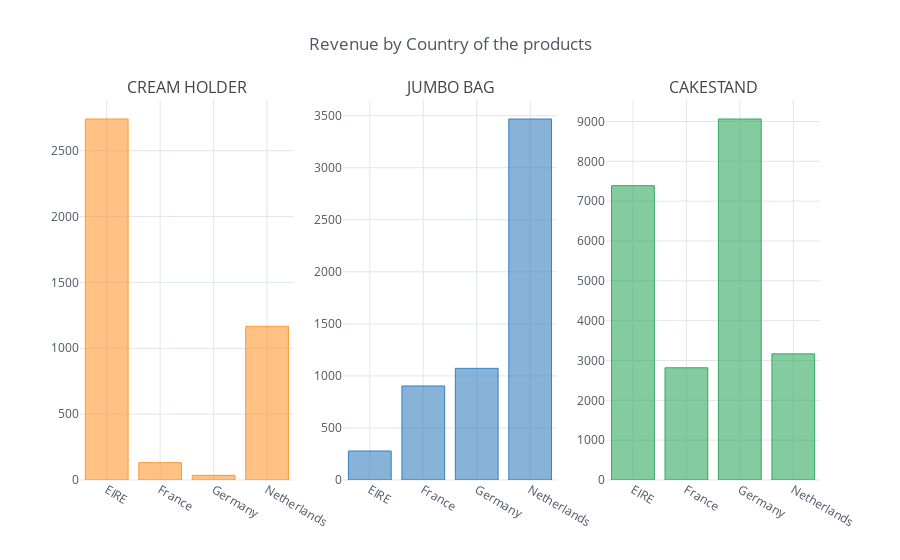

Write notebook code for a chart like this one.
### Code cell
data5.iplot(kind='bar', subplots=True, subplot_titles=['CREAM HOLDER','JUMBO BAG','CAKESTAND'], shape=(1, 3),legend=False, title='Revenue by Country of the products')

### Figure 1 — Plotly figure (JSON) as saved in the notebook; plotly's stock layout.template omitted (floating-point values rounded to 4 significant figures)
{"data": [{"marker": {"color": "rgba(255, 153, 51, 0.6)", "line": {"color": "rgba(255, 153, 51, 1.0)", "width": 1}}, "name": "CREAM HANGING HEART T-LIGHT HOLDER", "orientation": "v", "text": "", "type": "bar", "uid": "6c0a3242-dd95-4b32-8e80-32ccb83950b2", "x": ["EIRE", "France", "Germany", "Netherlands"], "xaxis": "x", "y": [2741.0, 131.8, 35.4, 1167], "yaxis": "y"}, {"marker": {"color": "rgba(55, 128, 191, 0.6)", "line": {"color": "rgba(55, 128, 191, 1.0)", "width": 1}}, "name": "JUMBO BAG RED RETROSPOT", "orientation": "v", "text": "", "type": "bar", "uid": "78c2fa86-d467-4b0c-a557-49aeb210fb76", "x": ["EIRE", "France", "Germany", "Netherlands"], "xaxis": "x2", "y": [278.7, 903.4, 1073.0, 3468], "yaxis": "y2"}, {"marker": {"color": "rgba(50, 171, 96, 0.6)", "line": {"color": "rgba(50, 171, 96, 1.0)", "width": 1}}, "name": "REGENCY CAKESTAND 3 TIER", "orientation": "v", "text": "", "type": "bar", "uid": "306ef682-876a-4ac0-b82b-cbc7647c75c1", "x": ["EIRE", "France", "Germany", "Netherlands"], "xaxis": "x3", "y": [7389.0, 2817.0, 9062.0, 3166.0], "yaxis": "y3"}], "layout": {"annotations": [{"font": {"size": 16}, "showarrow": false, "text": "CREAM HOLDER", "x": 0.1444, "xanchor": "center", "xref": "paper", "y": 1, "yanchor": "bottom", "yref": "paper"}, {"font": {"size": 16}, "showarrow": false, "text": "JUMBO BAG", "x": 0.5, "xanchor": "center", "xref": "paper", "y": 1, "yanchor": "bottom", "yref": "paper"}, {"font": {"size": 16}, "showarrow": false, "text": "CAKESTAND", "x": 0.8556, "xanchor": "center", "xref": "paper", "y": 1, "yanchor": "bottom", "yref": "paper"}], "legend": {"bgcolor": "#FFFFFF", "font": {"color": "#4D5663"}}, "paper_bgcolor": "#FFFFFF", "plot_bgcolor": "#FFFFFF", "showlegend": false, "title": {"font": {"color": "#4D5663"}, "text": "Revenue by Country of the products"}, "xaxis": {"anchor": "y", "domain": [0, 0.2889], "gridcolor": "#E1E5ED", "showgrid": true, "tickfont": {"color": "#4D5663"}, "title": {"font": {"color": "#4D5663"}, "text": ""}, "zerolinecolor": "#E1E5ED"}, "xaxis2": {"anchor": "y2", "domain": [0.3556, 0.6444], "gridcolor": "#E1E5ED", "showgrid": true, "tickfont": {"color": "#4D5663"}, "title": {"font": {"color": "#4D5663"}, "text": ""}, "zerolinecolor": "#E1E5ED"}, "xaxis3": {"anchor": "y3", "domain": [0.7111, 1], "gridcolor": "#E1E5ED", "showgrid": true, "tickfont": {"color": "#4D5663"}, "title": {"font": {"color": "#4D5663"}, "text": ""}, "zerolinecolor": "#E1E5ED"}, "yaxis": {"anchor": "x", "domain": [0, 1], "gridcolor": "#E1E5ED", "showgrid": true, "tickfont": {"color": "#4D5663"}, "title": {"font": {"color": "#4D5663"}, "text": ""}, "zerolinecolor": "#E1E5ED"}, "yaxis2": {"anchor": "x2", "domain": [0, 1], "gridcolor": "#E1E5ED", "showgrid": true, "tickfont": {"color": "#4D5663"}, "title": {"font": {"color": "#4D5663"}, "text": ""}, "zerolinecolor": "#E1E5ED"}, "yaxis3": {"anchor": "x3", "domain": [0, 1], "gridcolor": "#E1E5ED", "showgrid": true, "tickfont": {"color": "#4D5663"}, "title": {"font": {"color": "#4D5663"}, "text": ""}, "zerolinecolor": "#E1E5ED"}}}
